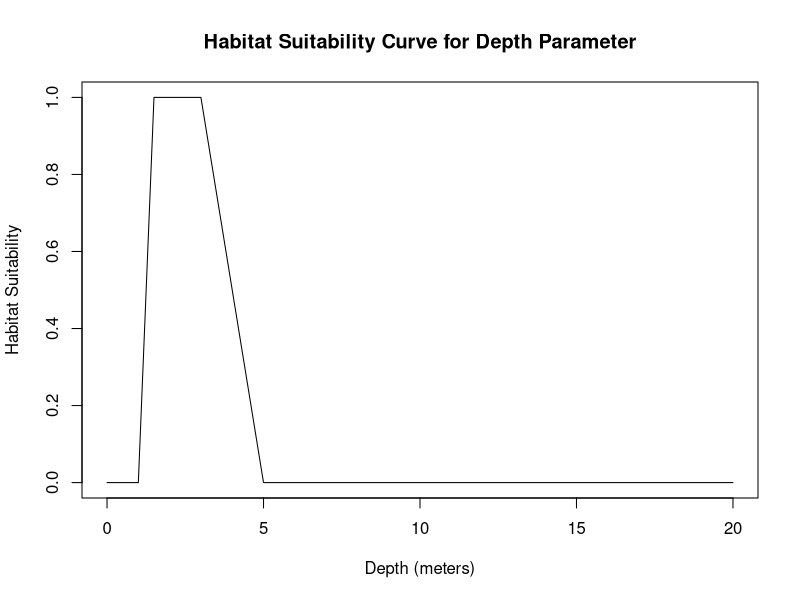
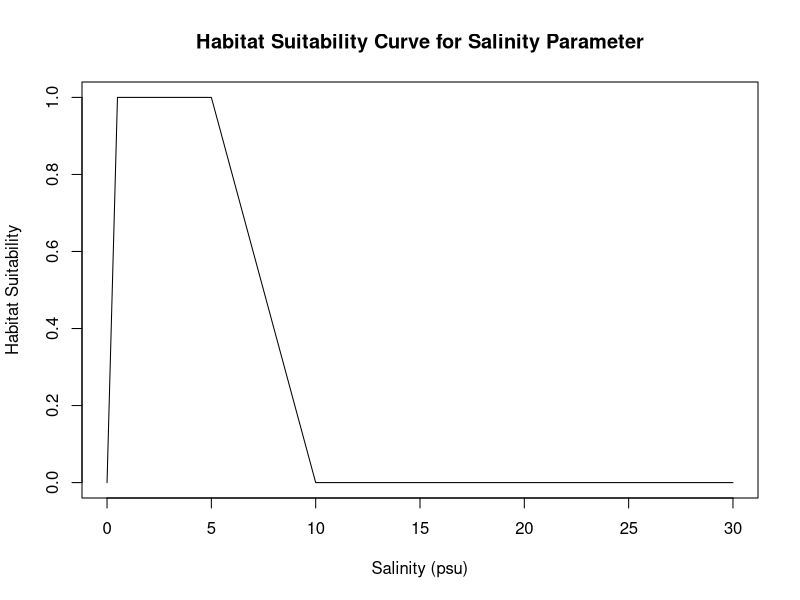
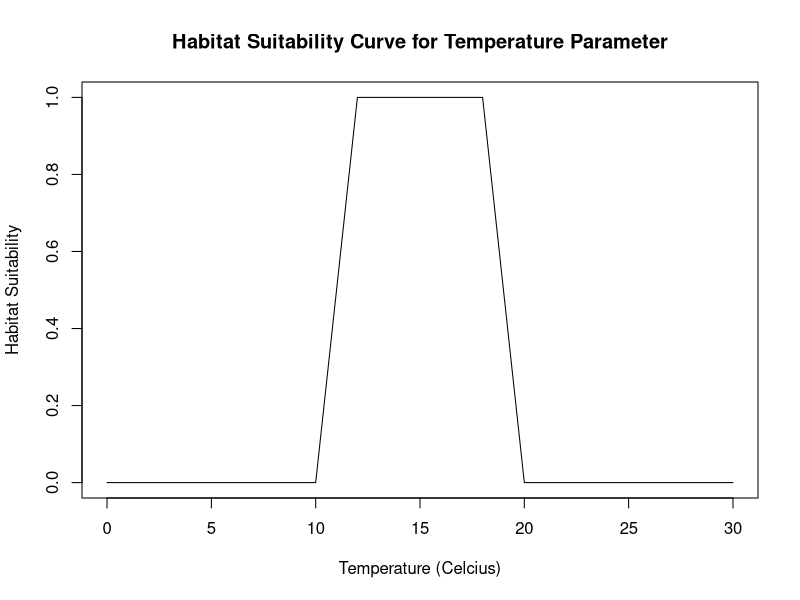
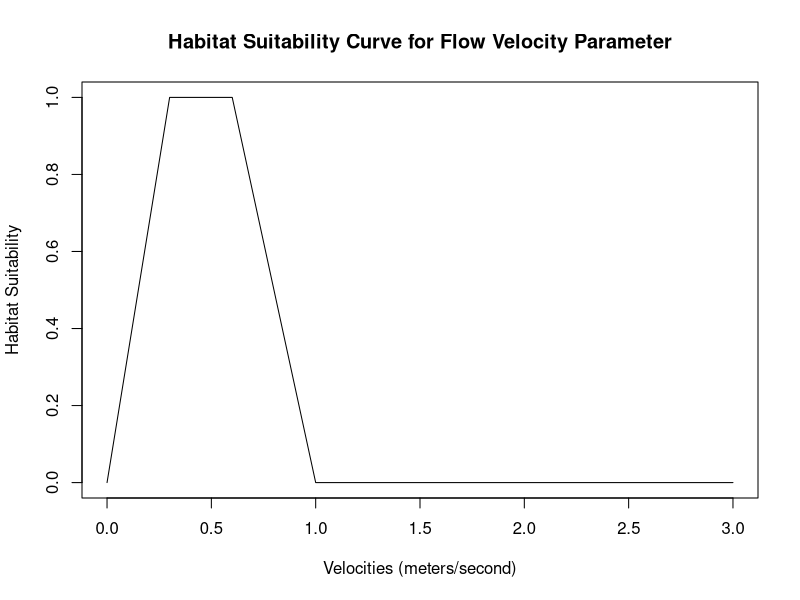
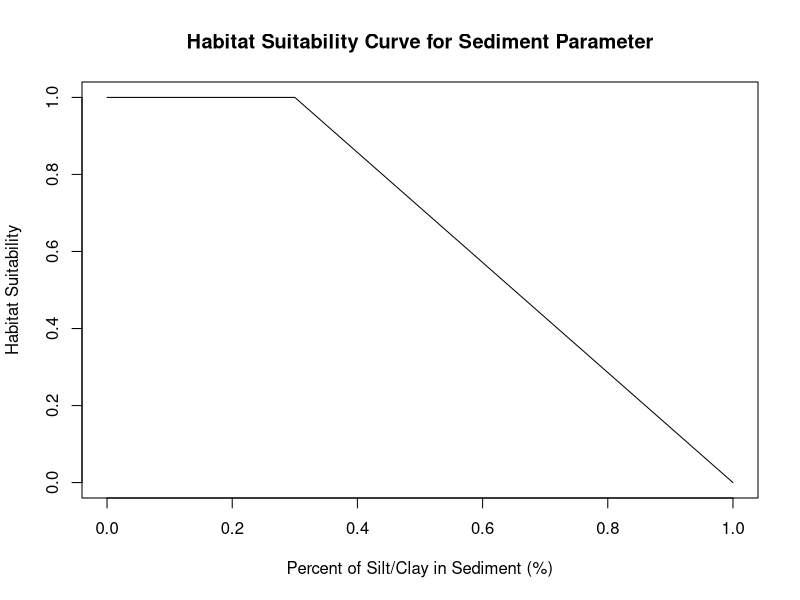

Recreate these plots in R, in order.
## ---- chunk 1
#depth_range <- c(0.305,0.61)#in meters
depth <- (0.305+1)/2 #average between min & max
depth_suitability_curve <- function(depth) {
  # Define the optimal range for depth
  optimal_depth_range <- c(1.5, 3) # meters

  # Define the lower and upper thresholds for depth
  lower_threshold <- 1 # meters
  upper_threshold <- 5 # meters

  # Compute the habitat suitability score based on depth
  if (depth < lower_threshold | depth > upper_threshold) {
    suitability_score <- 0
  } else if (depth >= optimal_depth_range[1] & depth <= optimal_depth_range[2]) {
    suitability_score <- 1
  } else if (depth < optimal_depth_range[1]) {
    suitability_score <- (depth - lower_threshold) / (optimal_depth_range[1] - lower_threshold)
  } else if (depth > optimal_depth_range[2]) {
    suitability_score <- (upper_threshold - depth) / (upper_threshold - optimal_depth_range[2])
  }

  return(suitability_score)
}
plot_depth_suitability_curve <- function() {
  # Define the range of depths to plot
  depths <- seq(0, 20, by = 0.01)

  # Compute the habitat suitability score for each depth value
  suitability_scores <- sapply(depths, depth_suitability_curve)

  # Plot the suitability scores as a curve
  plot(depths, suitability_scores, type = "l", xlab = "Depth (meters)", ylab = "Habitat Suitability", ylim=c(0,1),
       main = "Habitat Suitability Curve for Depth Parameter")
}
plot_depth_suitability_curve()
## ---- chunk 2
#optimal Salinity range from 0.0psu-0.5psu
Salinity <- (0.5+5)/2 #average between min & max
salinity_suitability_curve <- function(Salinity,optimal_salinity_range) {
  # Define the optimal range for Salinity
  optimal_salinity_range <- c(0.5, 5) #psu

  # Define the lower and upper thresholds for Salinity
  lower_threshold <- 0 # psu
  upper_threshold <- 10 # psu

  # Compute the habitat suitability score based on Salinity
  if (Salinity < lower_threshold | Salinity > upper_threshold) {
    suitability_score <- 0
  } else if (Salinity >= optimal_salinity_range[1] & Salinity <= optimal_salinity_range[2]) {
    suitability_score <- 1
  } else if (Salinity < optimal_salinity_range[1]) {
    suitability_score <- (Salinity - lower_threshold) / (optimal_salinity_range[1] - lower_threshold)
  } else if (Salinity > optimal_salinity_range[2]) {
    suitability_score <- (upper_threshold - Salinity) / (upper_threshold - optimal_salinity_range[2])
  }

  return(suitability_score)
}
plot_salinity_suitability_curve <- function() {
  # Define the range of Salinities to plot
  Salinities <- seq(0, 30, by = 0.01)

  # Compute the habitat suitability score for each depth value
  suitability_scores <- sapply(Salinities, salinity_suitability_curve)

  # Plot the suitability scores as a curve
  plot(Salinities, suitability_scores, type = "l", xlab = "Salinity (psu)", ylab = "Habitat Suitability", ylim=c(0,1),
       main = "Habitat Suitability Curve for Salinity Parameter")
}
plot_salinity_suitability_curve()
## ---- chunk 3
#optimal temperature range from 0.0psu-0.5psu
temperature <- (6+15)/2 #average between min & max
temperature_suitability_curve <- function(temperature,optimal_temp_range) {
  # Define the optimal range for temperature
  optimal_temp_range <- c(12,18) #celcius

  # Define the lower and upper thresholds for temperature
  lower_threshold <- 10 # psu
  upper_threshold <- 20 # psu

  # Compute the habitat suitability score based on temperature
  if (temperature < lower_threshold | temperature > upper_threshold) {
    suitability_score <- 0
  } else if (temperature >= optimal_temp_range[1] & temperature <= optimal_temp_range[2]) {
    suitability_score <- 1
  } else if (temperature < optimal_temp_range[1]) {
    suitability_score <- (temperature - lower_threshold) / (optimal_temp_range[1] - lower_threshold)
  } else if (temperature > optimal_temp_range[2]) {
    suitability_score <- (upper_threshold - temperature) / (upper_threshold - optimal_temp_range[2])
  }

  return(suitability_score)
}
plot_temperature_suitability_curve <- function() {
  # Define the range of temperature to plot
  temps <- seq(0, 30, by = 0.01)

  # Compute the habitat suitability score for each depth value
  suitability_scores <- sapply(temps, temperature_suitability_curve)

  # Plot the suitability scores as a curve
  plot(temps, suitability_scores, type = "l", xlab = "Temperature (Celcius)", ylab = "Habitat Suitability", ylim=c(0,1),
       main = "Habitat Suitability Curve for Temperature Parameter")
}
plot_temperature_suitability_curve()
## ---- chunk 4
#depth_range <- c(0.305,0.61)#in meters
flow_velocity <- (0.3-0.5)/2 #average between min & max
flow_velocity_suitability <- function(flow_velocity) {
  # Define the optimal range for depth
  optimal_velocity_range <- c(0.3, 0.6) # meters/second

  # Define the lower and upper thresholds for depth
  lower_threshold <- 0 # meters/second
  upper_threshold <- 1 # meters/second

  # Compute the habitat suitability score based on depth
  if (flow_velocity < lower_threshold | flow_velocity > upper_threshold) {
    suitability_score <- 0
  } else if (flow_velocity >= optimal_velocity_range[1] & flow_velocity <= optimal_velocity_range[2]) {
    suitability_score <- 1
  } else if (flow_velocity < optimal_velocity_range[1]) {
    suitability_score <- (flow_velocity - lower_threshold) / (optimal_velocity_range[1] - lower_threshold)
  } else if (flow_velocity > optimal_velocity_range[2]) {
    suitability_score <- (upper_threshold - flow_velocity) / (upper_threshold - optimal_velocity_range[2])
  }

  return(suitability_score)
}
plot_Velocity_suitability_curve <- function() {
  # Define the range of depths to plot
  velocities <- seq(0,3, by = 0.01)

  # Compute the habitat suitability score for each depth value
  suitability_scores <- sapply(velocities, flow_velocity_suitability)

  # Plot the suitability scores as a curve
  plot(velocities, suitability_scores, type = "l", xlab = "Velocities (meters/second)", ylab = "Habitat Suitability", ylim=c(0,1),
       main = "Habitat Suitability Curve for Flow Velocity Parameter")
}
plot_Velocity_suitability_curve()
## ---- chunk 5
#depth_range <- c(0.305,0.61)#in meters
SiltClay_per <- (0-0.2)/2 #average between min & max
siltclay_suitability <- function(SiltClay_per) {
  # Define the optimal range for depth
  optimal_siltclay_range <- c(0, 0.3) # percent

  # Define the lower and upper thresholds for silt clay percentage
  lower_threshold <- 0 # meters/second
  upper_threshold <- 1 # meters/second

  # Compute the habitat suitability score based on depth
  if (SiltClay_per < lower_threshold | SiltClay_per > upper_threshold) {
    suitability_score <- 0
  } else if (SiltClay_per >= optimal_siltclay_range[1] & SiltClay_per <= optimal_siltclay_range[2]) {
    suitability_score <- 1
  } else if (SiltClay_per < optimal_siltclay_range[1]) {
    suitability_score <- (SiltClay_per - lower_threshold) / (optimal_siltclay_range[1] - lower_threshold)
  } else if (SiltClay_per > optimal_siltclay_range[2]) {
    suitability_score <- (upper_threshold - SiltClay_per) / (upper_threshold - optimal_siltclay_range[2])
  }

  return(suitability_score)
}
plot_SiltClay_suitability_curve <- function() {
  # Define the range of depths to plot
  siltclay_percentile <- seq(0,1, by = 0.01)

  # Compute the habitat suitability score for each depth value
  suitability_scores <- sapply(siltclay_percentile, siltclay_suitability)

  # Plot the suitability scores as a curve
  plot(siltclay_percentile, suitability_scores, type = "l", xlab = "Percent of Silt/Clay in Sediment (%)", ylab = "Habitat Suitability", ylim=c(0,1),
       main = "Habitat Suitability Curve for Sediment Parameter")
}
plot_SiltClay_suitability_curve()
